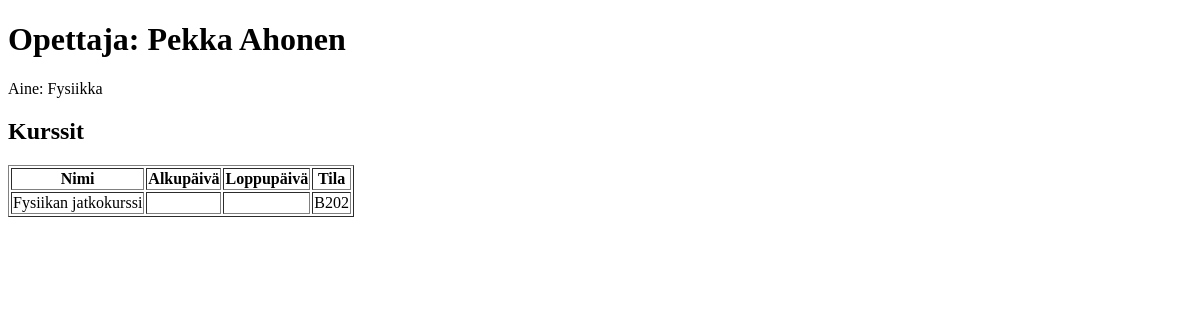
Page /opettajanakyma.php?id=2 on the earlier database version.
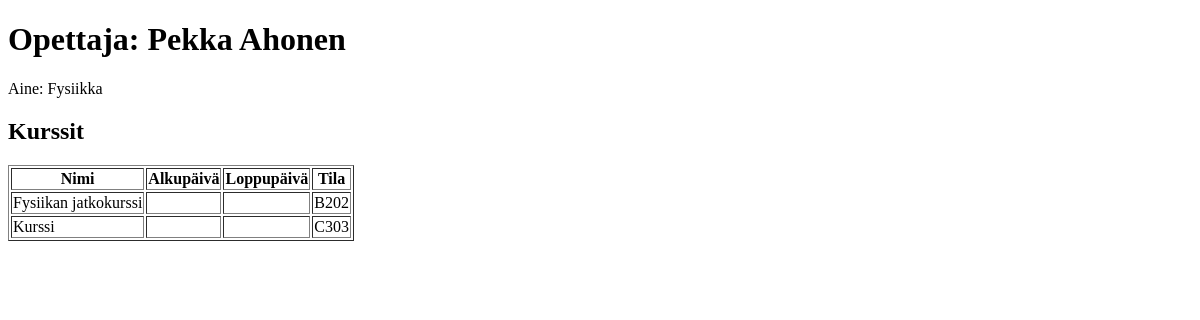
Same page on the later database version.
### tables this page shows
CREATE TABLE `kurssit` (
  `tunnus` int(11) NOT NULL,
  `nimi` varchar(100) NOT NULL,
  `kuvaus` text DEFAULT NULL,
  `alkupaiva` date NOT NULL,
  `loppupaiva` date NOT NULL,
  `opettaja_id` int(11) DEFAULT NULL,
  `tila_id` int(11) DEFAULT NULL
);

CREATE TABLE `tilat` (
  `tunnus` int(11) NOT NULL,
  `nimi` varchar(50) NOT NULL,
  `kapasiteetti` int(11) NOT NULL
);

### opettajanakyma.php (the view, shortened to what this page needs)
<?php
$pdo = new PDO("mysql:host=localhost;dbname=oppilaitos", "root", "");
$opettaja_id = $_GET['id'];
$stmt = $pdo->prepare("SELECT * FROM opettajat WHERE tunnusnumero = ?");
$stmt->execute([$opettaja_id]);
$opettaja = $stmt->fetch();
$stmt = $pdo->prepare("SELECT kurssit.*, tilat.nimi AS tila_nimi
                       FROM kurssit
                       JOIN tilat ON kurssit.tila_id = tilat.tunnus
                       WHERE kurssit.opettaja_id = ?");
$stmt->execute([$opettaja_id]);
$kurssit = $stmt->fetchAll();
?>
<!DOCTYPE html>
<html lang="fi">
<head>
</head>
<body>
    <h1>Opettaja: <?= htmlspecialchars($opettaja['etunimi'] . " " . $opettaja['sukunimi']) ?></h1>
    <p>Aine: <?= htmlspecialchars($opettaja['aine']) ?></p>
    <h2>Kurssit</h2>
    <table border="1">
        <tr><th>Nimi</th><th>Alkupäivä</th><th>Loppupäivä</th><th>Tila</th></tr>
        <?php foreach ($kurssit as $kurssi): ?>
            <tr>
                <td><?= htmlspecialchars($kurssi['nimi']) ?></td>
                <td><?= htmlspecialchars($kurssi['alkupäivä']) ?></td>
                <td><?= htmlspecialchars($kurssi['loppupäivä']) ?></td>
                <td><?= htmlspecialchars($kurssi['tila_nimi']) ?></td>
            </tr>
        <?php endforeach; ?>
    </table>
</body>
</html>

Differences in the rows shown:
added kurssit: nimi "Kurssi", tila.nimi "C303"
